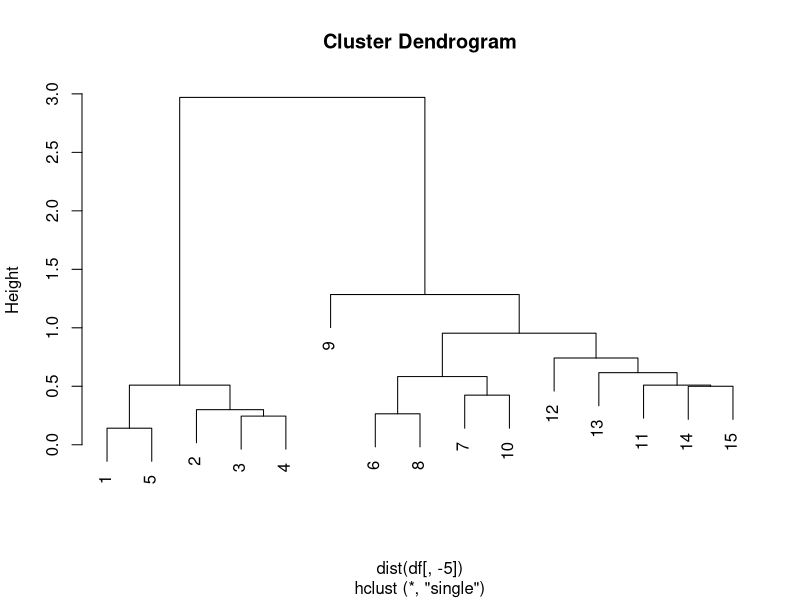

The R source for this figure:
## ---- chunk 1
knitr::opts_chunk$set(echo = TRUE, fig.align = "center")
## ---- chunk 2
library(tidyverse)
## ---- chunk 3
#taking only a small portion of the iris data
df <- iris[c(1:5, 51:55, 101:105), ]
#resetting the row names of the iris data so they are 1:15 
rownames(df) <- NULL
## ---- chunk 4
#checking the number of observations and variables
dim(iris)

#checking the structure of the data
str(iris)

#checking the first 6 observations
head(iris)

#checking the last 6 observations
tail(iris)

#checking if there are any missing values
any(is.na(iris))
## ---- chunk 5
table(df$Species)
## ---- chunk 6
scale(x = df[, -5])
## ---- chunk 7
#making a distance matrix using the dist() function to double check results later
dist_check <- round(as.matrix(dist(x = df[, -5], method = "euclidean")), digits = 2)

#making a function to calculate the euclidean distance between all pairs of observations 
dist_mat <- function(df){
  
  #getting the number of observations
  n <- nrow(df)
  
  #converting the data frame into a matrix
  mat <- as.matrix(df)

  #creating a storage for the output of the for loop
  mat_out <- matrix(data = 0, nrow = n, ncol = n)
  
  #creating a double for loop to calculate the euclidean distances between all pairs of observations
    for (i in 1:n){ 
      for (j in 1:n){ 
        mat_out[i,j] <- round(sqrt(sum((mat[i,] - mat[j,])^2)), digits = 2)
    }
  }
  
  #printing the output
  return(mat_out)
}

#double checking to make the sure function runs
dist_calc <- dist_mat(df = df[, -5])

#checking the if 2 matrices have the same output - first we need to coerce the dist_check into a proper R matrix so that the structures of the 2 matrices are exactly the same
identical(matrix(data = c(dist_check), nrow = 15, ncol = 15, byrow = T), dist_calc)
## ---- chunk 8
hclustScratch <- function(dist){
  
  #first some error control
  if(!is.matrix(dist)){ #the input must be a matrix 
    stop("The dist input must be a matrix")
  }
  if(any(!is.numeric(dist))){ #the matrix must contain numeric values 
    stop("The dist matrix must contain numeric values")
  }
  
  #setting the diagonal of the distance matrix to infinity so it will not interfere with finding the minimum, since the diagonal is all 0s
  diag(dist) <- Inf
  #getting the number of observations
  nclust <- nrow(dist)
  #creating a storage matrix to track which indices have been merged
  groups <- matrix(NA, nrow(dist) - 1, 2)
  #creating a storage vector for the minimum distance selected at each iteration
  mindist_stor <- numeric()
  #initializing j which will be used for marking indices 
  j <- 1
  
  #starting the while loop which will keep iterating until there is only a single cluster remaining
  while(nclust > 2){
  
  #getting the indices of the 2 observations with the smallest euclidean distance
  group <- sort(as.numeric(which(dist == min(dist), arr.ind = T)[1,]))
  #tracking the indices of the observations with the lowest distance between them
  groups[j,] <- group
  #getting a numeric value for the minimum distance
  mindist <- dist[group[1], group[2]]
  #storing the minimum distance in the storage vector
  mindist_stor[j] <- mindist
  #creating a sequence from 1 to the number of rows in the distance matrix but with the 2 indices that had the smallest distance omitted
  seqal<- (1:nrow(dist))[!(1:nrow(dist)) %in% group]
  #creating a storage vector for the new distances (which will be updated using single linkage between the cluster and original observations)
  newdists <- c()
  
  #now to run a for loop over the indices which have not been removed from the distance matrix to update the distance matrix because a cluster has been formed 
  #that is, the distances between all of the original observations that have not been removed stay the same, but new distances must be calculated between the observations and the cluster using single linkage in this case 
  for(i in seqal){
    #using single linkage to calculate the new distances between the cluster and observations.
    #in single linkage clustering, the distance between two clusters is determined by a single pair of elements: those two elements (one in each cluster) that are closest to each other, hence why we are using the min() function 
    val <- min(dist[group[1], i], dist[group[2], i])
    #storing the minimum distances in the newdists vector 
    newdists <- append(newdists,val)
  }
  
  #adding infinity on the end of the new distances matrix so the dimensions are correct since the updated matrix is n - 1 and the previous for loop is n - 2 because the indices of the observations are removed 
  newdists <- c(newdists, Inf)
  #getting the number of clusters, which will be be n-1 after every update 
  nclust <- length(newdists)
  
  #removing the indices of the observations that have the minimum distance between them while maintaining the object structure with drop = F; this will keep it as a matrix and not drop the dimensions 
  dist2 <- dist[,-c(group[1],group[2]), drop = F]
  dist2 <- dist2[-c(group[1],group[2]),, drop = F]
  
  #this will create a new storage matrix with the same dimensions as there are clusters; it will contain only infinity so that, after it is filled with new distances, we wont run into issues with finding the minimum or with symmetry 
  dist3 <- matrix(Inf, nrow = nclust, ncol = nclust)
  #filling the storage infinity matrix with the original distances between the observations
  dist3[1:(nclust-1), 1:(nclust-1)] <- dist2
  #putting the updated distances into the matrix so now we a completely updated distance matrix
  dist3[nclust, ] <- newdists
  dist3[, nclust] <- newdists
  
  #updating the distance matrix for when it runs again  
  dist <- dist3
  #updating j 
  j <- j + 1
  
  }
  
  #once the number of clusters gets down to 2 and you remove the indices, there is an error because you cannot update the matrix any further based on the criteria, so the code will break
  #this is in place to handle that situation as it only runs a part of the code and extracts the relevant indices and distance values
  if(nclust > 1){
  #getting the indices of the 2 observations with the smallest euclidean distance
  group <- sort(as.numeric(which(dist == min(dist), arr.ind = T)[1,]))
  #tracking the indices of the observations with the lowest distance between them
  groups[j,] <- group
  #getting a numeric value for the minimum distance
  mindist <- dist[group[1], group[2]]
  #storing the minimum distance in the storage vector
  mindist_stor[j] <- mindist
  }
  
  #returning which indices were combined in order 
  return(list("Groups" = groups, "Height" = mindist_stor))
}
## ---- chunk 9
#getting the output from our hierarchical clustering code
hclust_ours <- hclustScratch(dist = dist_calc)

#getting the output from the base R hierarchical clustering function
hclust_r <- hclust(d = dist(df[, -5]), method = "single")

#comparing the 2 outputs
hclust_ours$Height
round(hclust_r$height, digits = 2)
## ---- chunk 10
plot(hclust_r)
## ---- chunk 11
sessionInfo()
